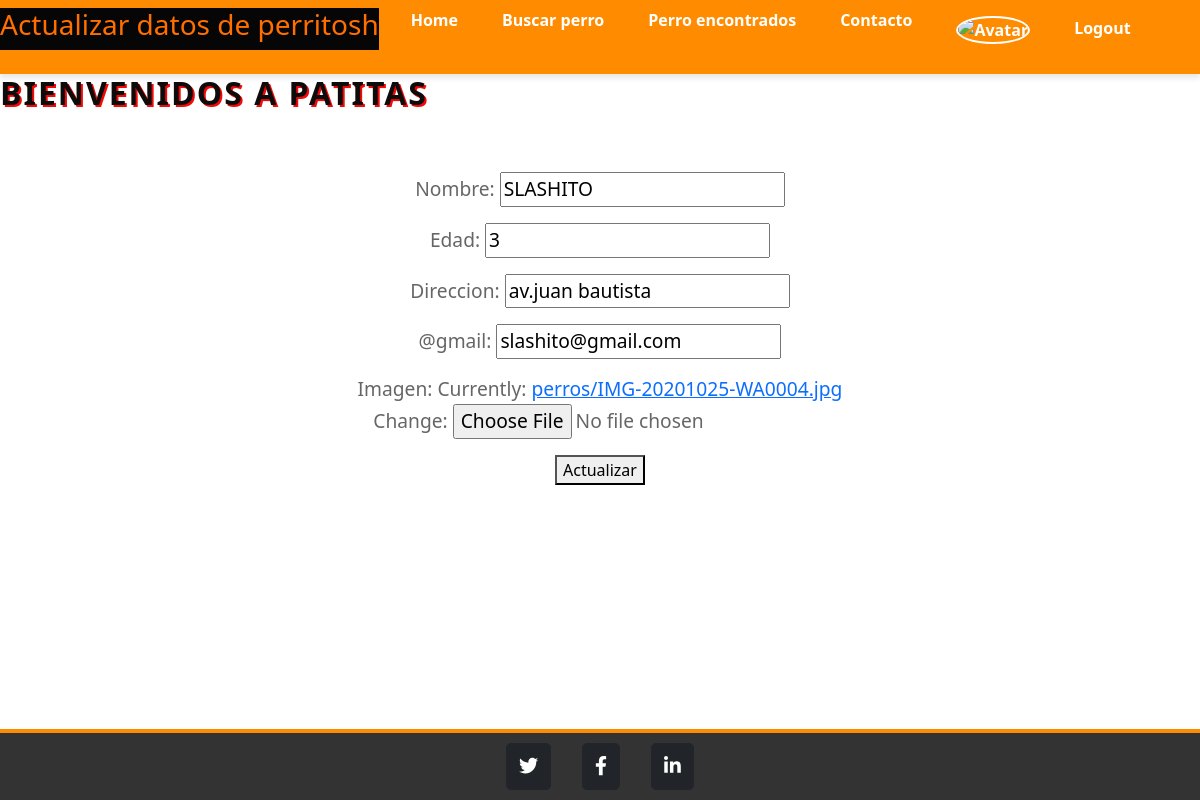
The page /tienda/update_perro/9/ (signed in) on the database its author committed.
### tienda/models.py (models this page shows)
class Perro(models.Model):
    nombre = models.CharField(max_length=40)
    edad = models.IntegerField()
    direccion = models.CharField(max_length=40)
    contacto=models.EmailField(("@gmail"), max_length=254)
    imagen=models.ImageField(upload_to="perros")

### tienda/views.py (the view)
# urls.py: path('update_perro/<int:pk>/', views.PerroUpdate.as_view(), name="update_perro" ),
class  PerroUpdate(LoginRequiredMixin, UpdateView):
    model = Perro
    fields = ['nombre', 'edad', 'direccion','contacto','imagen']
    template_name = 'update_perro.html'
    success_url = reverse_lazy('perro_list')

### tienda/templates/update_perro.html (shortened to what this page needs)
{% extends './home.html' %}
{% block titulo %}
    <li class="titulo"> <h3> Actualizar datos de perritosh<h3></li>
{% endblock titulo %}
{% block contenido %}
    <form action="" method="POST" enctype="multipart/form-data">
        {{ form.as_p }}
        <button type="submit">Actualizar</button>
    </form>
{% endblock contenido %}

### tienda/static/css/style.css (style rules this page uses)
body { margin: 0; padding: 0; font-family: 'Montserrat', sans-serif; line-height: 1.6; background-attachment: fixed; display: flex; flex-direction: column; min-height: 100vh; color: #0c0a0a; }
.titulo { font-size: 1.5rem; color: #070606; font-weight: bold; background-color: #070606; }
.titulo { font-size: 1rem; font-weight: bold; color: #ff6f00; margin-bottom: 1rem; text-align: center; }
p { text-align: center; font-size: 1.2rem; margin-bottom: 2rem; color: #666; }

### rows shown on the page
Perro: nombre "SLASHITO", edad "3", direccion "av.juan bautista", contacto "slashito@gmail.com"
